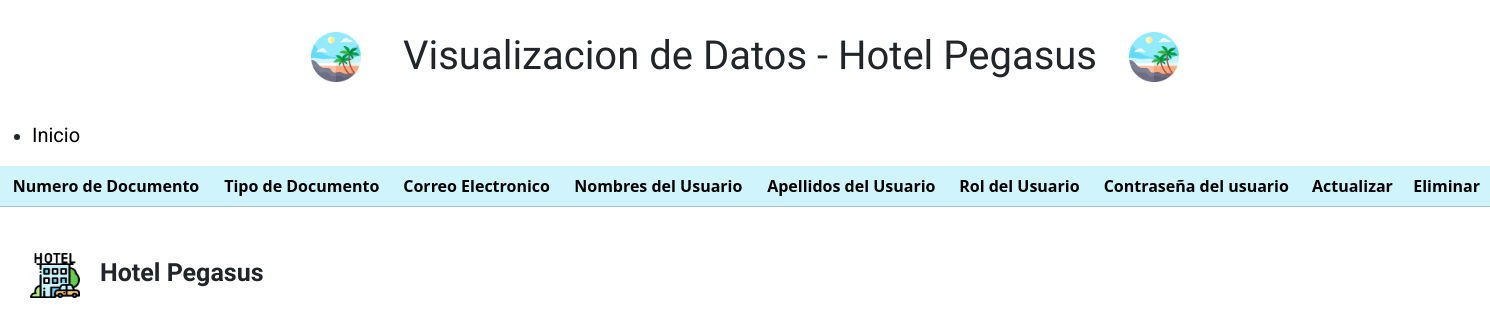
The app's page /pages/mostrarCliente.php, older data.
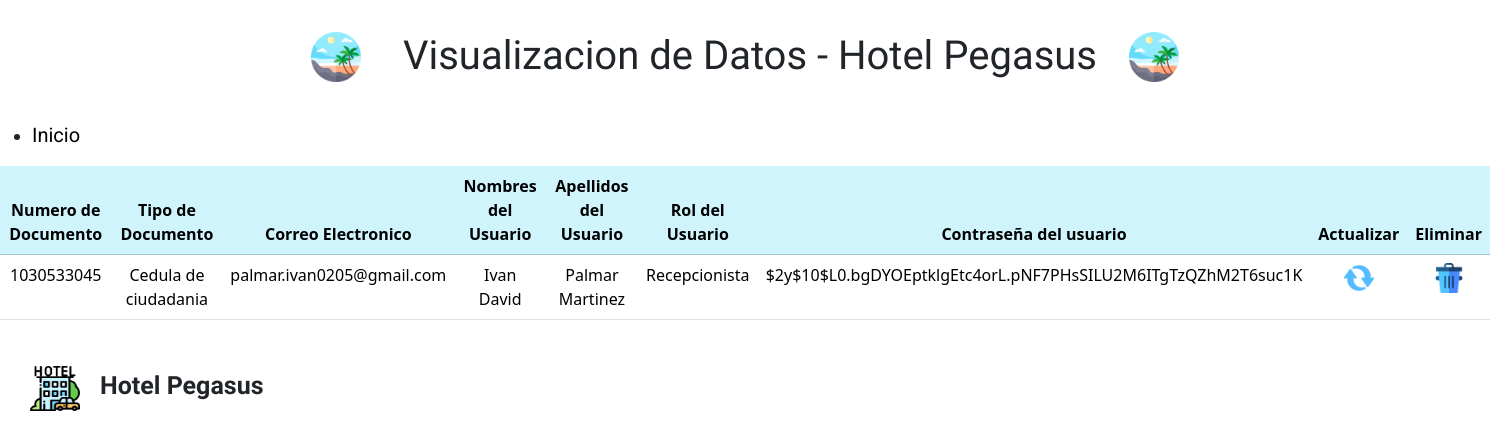
The same page, newer data.
### tables this page shows
CREATE TABLE `tb_clientes` (
  `numeroDocumento_cli` varchar(10) NOT NULL,
  `codigo_tpD` int(11) NOT NULL,
  `correoElectronico_cli` varchar(200) NOT NULL,
  `nombres_cli` varchar(70) NOT NULL,
  `apellidos_cli` varchar(70) NOT NULL,
  `codigo_rl` int(11) NOT NULL,
  `contrasena_cli` varchar(70) NOT NULL
);

CREATE TABLE `tb_tipodocumento` (
  `codigo_tpD` int(11) NOT NULL,
  `tipo_tpD` varchar(60) NOT NULL,
  `abreviatura_tpD` varchar(10) NOT NULL
);

CREATE TABLE `tb_rol` (
  `codigo_rl` int(11) NOT NULL,
  `tipo_rl` varchar(50) NOT NULL
);

### pages/Conexion.php (called while the page is built)
<?php
class Conexion{
    private static string $driver = 'mysql:host=localhost;port=3307;dbname=hotelpegasusprueba';
    private static string $nombreUsuario = 'root';
    private static string $contrasenaUsuario = '';
    private static $opciones = [
            PDO::MYSQL_ATTR_INIT_COMMAND => "SET NAMES 'utf8mb4'",
            PDO::ATTR_DEFAULT_FETCH_MODE => PDO::FETCH_OBJ
        ];
    public static function conexion(){
        $conexion = new PDO(Conexion::$driver,Conexion::$nombreUsuario,Conexion::$contrasenaUsuario,Conexion::$opciones);
        return $conexion;
    }
}
?>

### pages/usuarioClass.php (the view, shortened to what this page needs)
<?php
require_once('Conexion.php');
class Usuario{
    public function mostrarClientes(){
        $mostrarDatos = Conexion::conexion()->query('SELECT * FROM tb_clientes INNER JOIN tb_rol on tb_rol.codigo_rl = tb_clientes.codigo_rl INNER JOIN tb_tipodocumento on tb_clientes.codigo_tpD = tb_tipodocumento.codigo_tpD');
        $mostrarDatos->setFetchMode(PDO::FETCH_ASSOC);
        $mostrarDatos->execute();
        ?>
        <link href="https://cdn.jsdelivr.net/npm/bootstrap@5.3.2/dist/css/bootstrap.min.css" rel="stylesheet">
        <link rel="stylesheet" href="../css/usuarioClass.css">
        <table class="table">
            <thead class="table-info">
                    <tr>
                        <th scope='col'>Numero de Documento</th>
                        <th scope='col'>Tipo de Documento</th>
                        <th scope='col'>Correo Electronico</th>
                        <th scope='col'>Nombres del Usuario</th>
                        <th scope='col'>Apellidos del Usuario</th>
                        <th scope='col'>Rol del Usuario</th>
                        <th scope='col'>Contraseña del usuario</th>
                        <th scope='col'>Actualizar</th>
                        <th scope='col'>Eliminar</th>
                    </tr>
            </thead>
            <?php while ($fila = $mostrarDatos->fetch()){?>
                <tr>
                    <td><?php echo $fila['numeroDocumento_cli'];?></td>
                    <td><?php echo $fila['tipo_tpD'];?></td>
                    <td><?php echo $fila['correoElectronico_cli'];?></td>
                    <td><?php echo $fila['nombres_cli'];?></td>
                    <td><?php echo $fila['apellidos_cli'];?></td>
                    <td><?php echo $fila['tipo_rl']?></td>
                    <td><?php echo $fila['contrasena_cli']?></td>
                    <td>
                        <a href="updateCliente.php?numeroDocumento_cli='<?php echo $fila['numeroDocumento_cli']?>'"><img src="../img/actualizar.png" alt="imagenActualizar" width="30px" ></a>
                    </td>
                    <td>
                        <a href="deleteCliente.php?numeroDocumento_cli='<?php echo $fila['numeroDocumento_cli'] ?>'"><img src="../img/eliminar.png" alt="imagenEliminar" width='30px'></a>
                    </td>
                </tr>
                <?php } ?>
        </table>
        <?php
    }
}
?>

Row changes from the older to the newer data that the page shows:
now on this page (row edited): tb_clientes: numeroDocumento_cli "1030533045", codigo_tpD.tipo_tpD "Cedula de ciudadania", correoElectronico_cli "palmar.ivan0205@gmail.com", nombres_cli "Ivan David", apellidos_cli "Palmar Martinez", codigo_rl.tipo_rl "Recepcionista", contrasena_cli "$2y$10$L0.bgDYOEptklgEtc4orL.pNF7PHsSILU2M6ITgTzQZhM2T6suc1K"
